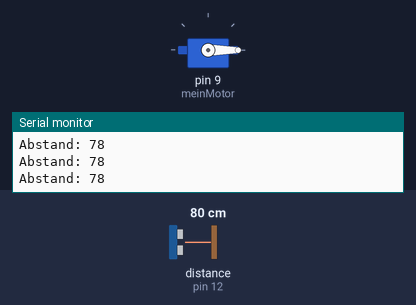
Simulated run of this sketch. Board: Arduino Uno, built with avr-gcc and run on an emulated ATmega328P. Parts: servo, the last lines printed to the serial monitor. Wiring (inferred from the names in the program): ultrasonic range finder: trigger pin 11; echo pin 12. Inputs (shaded band) come from the test bench; at power-on: distance to the obstacle (sensor on pin 12) 80 cm. The echo pulse lasts 58.3 µs per cm.

Above: at 1.2 s.
1.3 s: distance to the obstacle (sensor on pin 12) set to 12 cm
2.8 s: distance to the obstacle (sensor on pin 12) set to 9 cm
At 3.36 s:
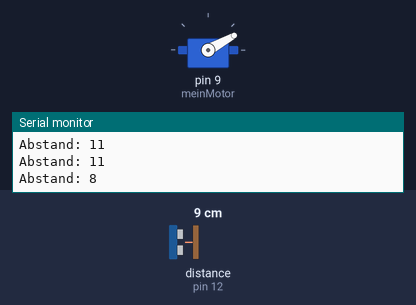
At 5.3 s:
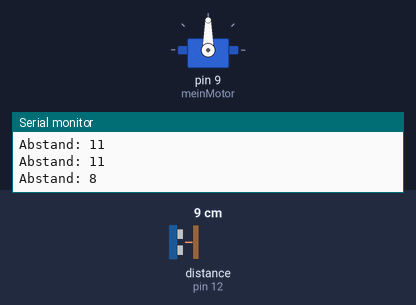
Timing chart, 0 to 11.8 s (numbered marks = the images above; inputs shaded):
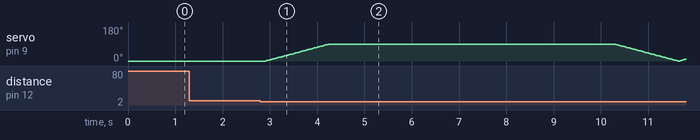

Measured:
- the behaviour switches between 11 and 10 cm on distance to the obstacle (sensor on pin 12) (found by bisection; images 0 and 1)

The sketch:

Parkhausschranke.ino
```cpp
#include <Servo.h>

Servo meinMotor;
int trigPin = 11;
int echoPin = 12;

void setup() {
  meinMotor.attach(9);
  Serial.begin(9600);
  pinMode(trigPin, OUTPUT);
  pinMode(echoPin, INPUT);
  meinMotor.write(0);
}

void loop() {
  // TriggerPin aus
  digitalWrite(trigPin, LOW);
  delayMicroseconds(2);

  //Ultraschall abfeuern
  digitalWrite(trigPin, HIGH);
  delayMicroseconds(10);
  digitalWrite(trigPin, LOW);

  // Zeit messen und berechnen
  long dauer = pulseIn(echoPin, HIGH);
  int distance = dauer * 0.034 / 2;

  // Ausgabe
  Serial.print("Abstand: ");
  Serial.println(distance);

  // Entfernung pruefen
  if (distance > 0 && distance < 10) {

    // Tor oeffnen
    for(int i = 0; i <= 90; i++){
      meinMotor.write(i);
      delay(15);
    }

    // Auto faehrt durch
    delay(6000);

    // Tor schliessen
    for(int i = 90; i >=0; i--){
      meinMotor.write(i);
      delay(15);
    }
  }

  // Pause
  else{
    delay(100);
  }

}
```
